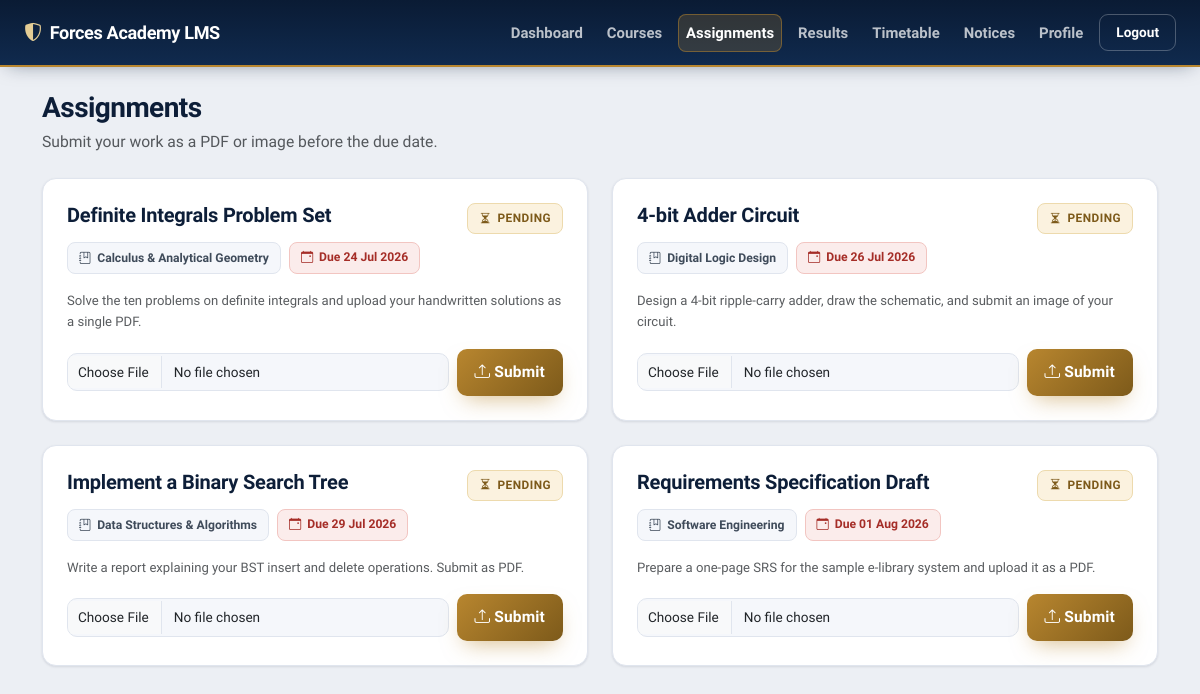
Page /assignments.php (signed in) on the committed database.
### tables this page shows
CREATE TABLE IF NOT EXISTS assignments (
    id          INT(11) PRIMARY KEY AUTO_INCREMENT,
    title       VARCHAR(200) NOT NULL,
    description TEXT,
    course_id   INT(11),
    due_date    DATE,
    created_at  TIMESTAMP DEFAULT CURRENT_TIMESTAMP,
    CONSTRAINT fk_assignments_course FOREIGN KEY (course_id) REFERENCES courses(id) ON DELETE CASCADE
);

CREATE TABLE IF NOT EXISTS courses (
    id            INT(11) PRIMARY KEY AUTO_INCREMENT,
    course_name   VARCHAR(100) NOT NULL,
    description   TEXT,
    teacher_name  VARCHAR(100),
    created_at    TIMESTAMP DEFAULT CURRENT_TIMESTAMP
);

### config/auth.php (called while the page is built, shortened)
<?php
function e($value)
{
    return htmlspecialchars((string)$value, ENT_QUOTES, 'UTF-8');
}

### assignments.php (the view, shortened to what this page needs)
<?php
require_once 'config/auth.php';
$submitted = [];
$assignments = mysqli_query($conn, "
    SELECT a.id, a.title, a.description, a.due_date, c.course_name
    FROM assignments a
    LEFT JOIN courses c ON a.course_id = c.id
    ORDER BY a.due_date ASC
");
$today = date('Y-m-d');
?>
<!DOCTYPE html>
<html lang="en">
<head>
<link href="https://cdn.jsdelivr.net/npm/bootstrap@5.3.0/dist/css/bootstrap.min.css" rel="stylesheet">
<link rel="stylesheet" href="https://cdn.jsdelivr.net/npm/bootstrap-icons@1.11.3/font/bootstrap-icons.css">
<link rel="stylesheet" href="css/style.css">
</head>
<body class="dashboard-body">
<nav class="navbar navbar-expand-lg navbar-dark app-navbar">
  <div class="container-fluid px-4">
    <a class="navbar-brand d-flex align-items-center gap-2" href="dashboard.php"><i class="bi bi-shield-shaded"></i> Forces Academy LMS</a>
    <div class="navbar-nav ms-auto flex-row gap-2 align-items-center">
      <a class="nav-link text-white" href="dashboard.php">Dashboard</a>
      <a class="nav-link text-white" href="courses.php">Courses</a>
      <a class="nav-link text-white active" href="assignments.php">Assignments</a>
      <a class="nav-link text-white" href="results.php">Results</a>
      <a class="nav-link text-white" href="timetable.php">Timetable</a>
      <a class="nav-link text-white" href="notices.php">Notices</a>
      <a class="nav-link text-white" href="profile.php">Profile</a>
      <a class="btn btn-logout" href="logout.php">Logout</a>
    </div>
  </div>
</nav>
<div class="container py-4">
  <div class="page-hero mb-4">
    <h2 class="mb-1">Assignments</h2>
    <p class="text-muted mb-0">Submit your work as a PDF or image before the due date.</p>
  </div>
  <div class="row g-4">
    <?php if (mysqli_num_rows($assignments) > 0): ?>
      <?php while ($a = mysqli_fetch_assoc($assignments)): ?>
        <?php
          $isSubmitted = isset($submitted[(int) $a['id']]);
          $isOverdue   = $a['due_date'] && $a['due_date'] < $today && !$isSubmitted;
        ?>
        <div class="col-md-6">
          <div class="card course-tile p-4 h-100 d-flex flex-column">
            <div class="d-flex justify-content-between align-items-start gap-2 mb-2">
              <h5 class="mb-0"><?php echo e($a['title']); ?></h5>
              <?php if ($isSubmitted): ?>
                <span class="status-pill status-submitted"><i class="bi bi-check-circle-fill"></i> Submitted</span>
              <?php else: ?>
                <span class="status-pill status-pending"><i class="bi bi-hourglass-split"></i> Pending</span>
              <?php endif; ?>
            </div>
            <div class="d-flex flex-wrap gap-2 mb-3">
              <span class="badge teacher-badge"><i class="bi bi-journal-bookmark"></i> <?php echo e($a['course_name'] ?? 'General'); ?></span>
              <span class="due-pill <?php echo $isOverdue ? 'overdue' : ''; ?>">
                <i class="bi bi-calendar-event"></i>
                Due <?php echo $a['due_date'] ? date('d M Y', strtotime($a['due_date'])) : 'N/A'; ?>
              </span>
            </div>
            <p class="text-muted small mb-3"><?php echo e($a['description']); ?></p>
            <div class="mt-auto">
              <?php if ($isSubmitted): ?>
                <button class="btn btn-auth-primary w-100" disabled><i class="bi bi-check2-all"></i> Already submitted</button>
              <?php else: ?>
                <form method="POST" enctype="multipart/form-data" class="upload-inline">
                  <input type="file" name="submission" class="form-control" accept=".pdf,.jpg,.jpeg,.png,.gif,.webp" required>
                  <button type="submit" class="btn btn-auth-primary text-nowrap"><i class="bi bi-upload"></i> Submit</button>
                </form>
              <?php endif; ?>
            </div>
          </div>
        </div>
      <?php endwhile; ?>
    <?php endif; ?>
  </div>
</div>
</body>
</html>

### rows in the picture
assignments: title "Definite Integrals Problem Set", shows "PENDING", course.course_name "Calculus & Analytical Geometry", due_date "24 Jul 2026", description "Solve the ten problems on definite integrals and upload your handwritten solutions as a single PDF."
assignments: title "4-bit Adder Circuit", shows "PENDING", course.course_name "Digital Logic Design", due_date "26 Jul 2026", description "Design a 4-bit ripple-carry adder, draw the schematic, and submit an image of your circuit."
assignments: title "Implement a Binary Search Tree", shows "PENDING", course.course_name "Data Structures & Algorithms", due_date "29 Jul 2026", description "Write a report explaining your BST insert and delete operations. Submit as PDF."
assignments: title "Requirements Specification Draft", shows "PENDING", course.course_name "Software Engineering", due_date "01 Aug 2026", description "Prepare a one-page SRS for the sample e-library system and upload it as a PDF."
